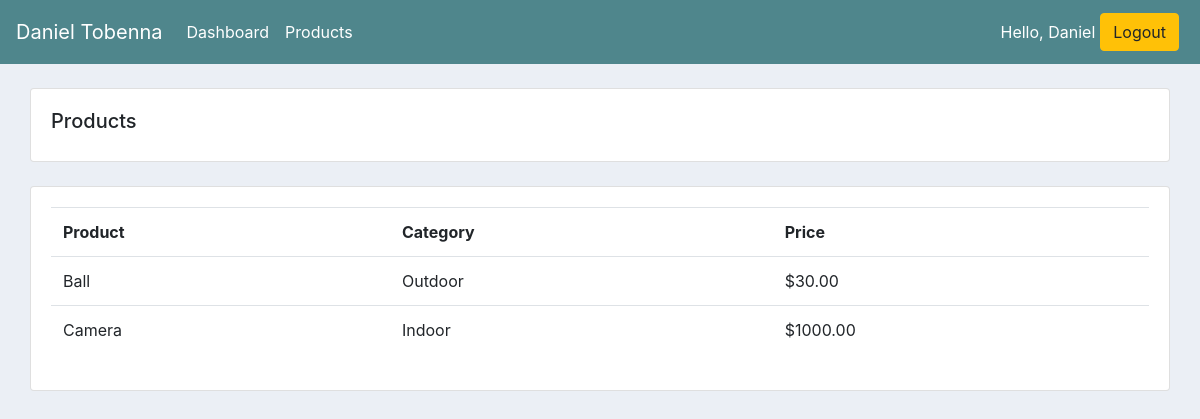
Screenshot of /products/ (signed in) with the database file from the repository.
### accounts/models.py (models this page shows, shortened)
class Product(models.Model):
	CATEGORY= (
		('Indoor', 'Indoor'),
		('Outdoor', 'Outdoor'),
		)
	name= models.CharField(max_length=200, null=True)
	price= models.FloatField(null=True)
	category= models.CharField(max_length=200, null=True, choices=CATEGORY)
	description= models.CharField(max_length=200, null=True, blank=True)
	date_created= models.DateTimeField(auto_now_add=True, null=True)
	tags= models.ManyToManyField(Tag)

### accounts/decorators.py (the view)
		def wrapper_func(request, *args, **kwargs):
			group= None
			if request.user.groups.exists():
				group= request.user.groups.all()[0].name
			if group in allowed_roles:
				return view_func(request, *args, **kwargs)
			else:
				return HttpResponse("You are not authorized to view this page")

### accounts/views.py (called while the page is built)
@login_required(login_url='login')
@allowed_users(allowed_roles=['admin'])
def products(request):
	products= Product.objects.all()
	context= {
		'products': products
	}
	return render(request, 'accounts/products.html', context)

### accounts/templates/accounts/products.html
{% extends 'accounts/base.html' %}
{% load static %}
{% block content %}
<br>
<div class="row">
	<div class="card card-body">
		<h5>Products</h5>
	</div>
</div>
<br>
<div class="row">
	<div class="card card-body">
		<table class="table">
			<tr>
			<th>Product</th>
			<th>Category</th>
			<th>Price</th>
			</tr>
			{% for product in products %}
			<tr>
				<td>{{ product.name }}</td>
				<td>{{ product.category }}</td>
				<td>${{ product.price| floatformat:2 }}</td>
			</tr>
			{% endfor %}
		</table>
	</div>
</div>
{% endblock content %}

### accounts/templates/accounts/navbar.html (shortened to what this page needs)
{% load static %}
<nav class="navbar navbar-expand-lg navbar-dark bg-dark">
  <a class="navbar-brand" href="{% url 'home' %}">Daniel Tobenna</a>
  <div class="collapse navbar-collapse" id="navbarSupportedContent">
    <ul class="navbar-nav mr-auto">
      {% if request.user.is_staff %}
      <li class="nav-item active">
        <a class="nav-link" href="{% url 'home' %}">Dashboard <span class="sr-only">(current)</span></a>
      </li>
      <li class="nav-item active">
        <a class="nav-link" href="{% url 'products' %}">Products </a>
      </li>
      {% else %}
      <li class="nav-item active">
        <a class="nav-link" href="{% url 'account_settings' %}">Settings </a>
      </li>
      {% endif %}
    </ul>
    <div class="form-inline my-2 my-lg-0">
      {% if request.user.is_authenticated %}
          <span style="color:#fff;">Hello, {{request.user}}</span>
          <a href="{% url 'logout' %}" class="btn btn-warning" style="margin: 5px;">Logout</a>
      {% else %}
          <a href="{% url 'register' %}" class="btn btn-success" style="margin: 5px;">Sign up!</a>
          <a href="{% url 'login' %}"class="btn btn-warning">Login!</a>
      {% endif %}
    </div>
  </div>
</nav>

### static/css/main.css (style rules this page uses)
.bg-dark { background-color: #4f868c!important; }
body { background-color: #ebeff5; }

### rows the page displays
Product: name "Ball", category "Outdoor", price "30.00"
Product: name "Camera", category "Indoor", price "1000.00"

### other values shown
{{ request.user }} "Daniel"
